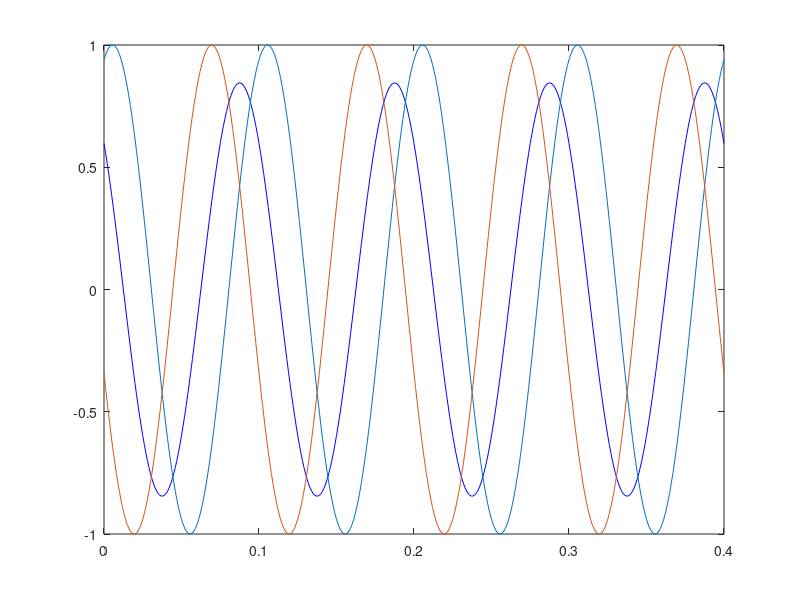

Write the MATLAB code that produced this figure.

f= (20*pi)/(2*pi);
T = 1/f;

t = 0:0.001:T*4;
x = sin(20*pi*t+70*pi/180);
y = sin(20*pi*t+200*pi/180);
p = x+y;

plot(t,p,"b")
hold on
plot(t,x)
plot(t,y)
hold off